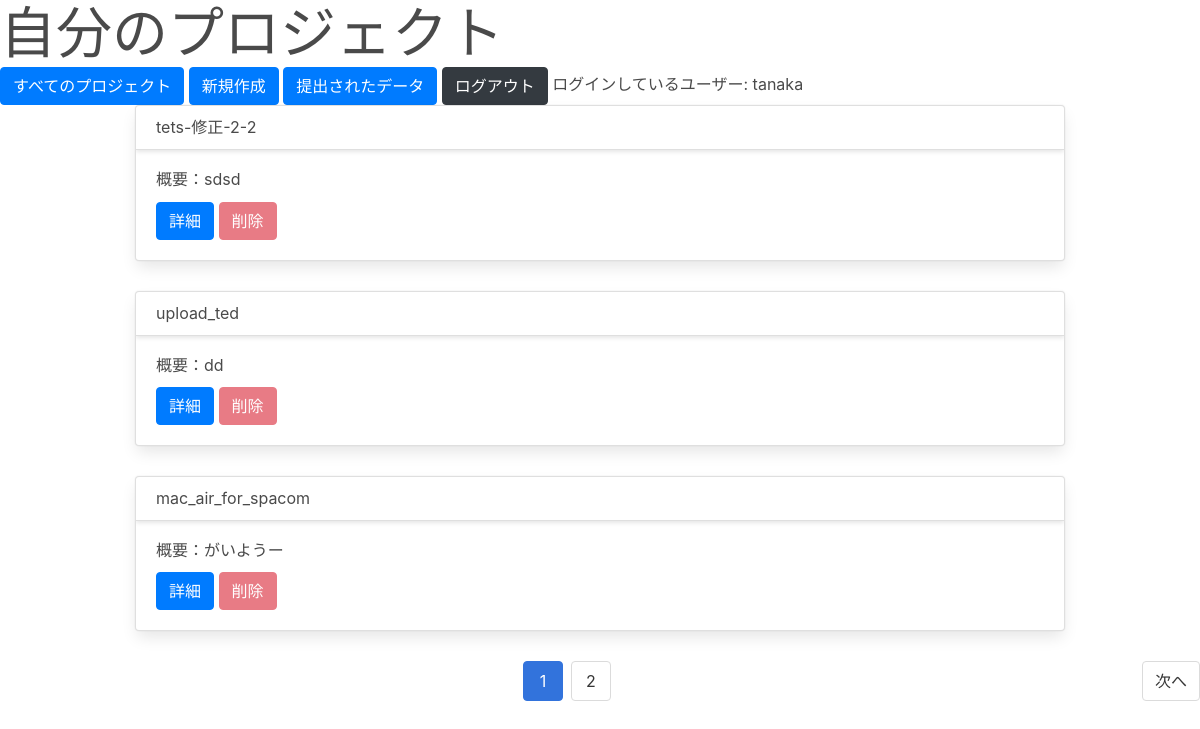
The app's page /projects/ (signed in) with its own data.
### mytoolapp/models.py (models this page shows, shortened)
class CustomeUser(AbstractUser):
    expert = models.BooleanField(default=False)

class ProjectModel(models.Model):
    title = models.CharField(max_length=100)
    description = models.TextField()
    author = models.ForeignKey(CustomeUser, on_delete=models.CASCADE)
    text_file = models.FileField(upload_to='')

### mytoolapp/views.py (the view)
# urls.py: path('projects/', projectsview, name='projects'),
@login_required
def projectsview(request):
    user_id = request.user.id
    all_flag = request.GET.get('all')
    print(all_flag)
    if all_flag == "true":
        all_project_list = ProjectModel.objects.all()
        paginator = Paginator(all_project_list, 3)  # 10 :item per a page
        p = request.GET.get('p')
        print('p:', p)
        project_list = paginator.get_page(p)
    else:
        my_project_list = ProjectModel.objects.filter(author_id=user_id)
        paginator = Paginator(my_project_list, 3)  # 10 :item per a page
        p = request.GET.get('p')
        project_list = paginator.get_page(p)
    context = {'project_list': project_list,
               'user': request.user, 'all_flag': request.GET.get('all')}
    return render(request, 'projects.html', context)

### templates/projects.html (shortened to what this page needs)
{% extends 'base.html' %}
{% load static %}
{% load rules %}
{% block header %}
<link rel='stylesheet' type="text/css" href="{% static 'css/style.css' %}">
<link rel='stylesheet' type="text/css" href="{% static 'css/bulma.css' %}">
{% endblock header %}
{% block content %}
{% if all_flag == "true" %}
<h4 class="display-4">すべてのプロジェクト</h4>
{% else %}
<h4 class="display-4">自分のプロジェクト</h4>
{% endif　%}
{% if  all_flag == "true" %}
<a href="{% url 'projects'  %}?all=false" class="btn btn-primary" role="button" aria-pressed="true">自分のプロジェクト</a>
{% else %}
<a href="{% url 'projects'  %}?all=true" class="btn btn-primary" role="button" aria-pressed="true">すべてのプロジェクト</a>
{% endif %}
<a href="{% url 'project_create' %}" class="btn btn-primary" role="button" aria-pressed="true">新規作成</a>
<a href="{% url 'anns'   %}" class="btn btn-primary">提出されたデータ</a>
<a href="{% url 'logout' %}" class="btn btn-dark" role="button" aria-pressed="true">ログアウト</a>
<span>ログインしているユーザー: {{user}}</span>
<div class='container'>
    {% for item in project_list %}
    <div class="card">
        <h5 class="card-header">{{ item.title }}</h5>
        <div class="card-body">
            <h5 class="card-title">概要：{{ item.description }}</h5>
            <a href="{% url 'project_detail'  item.pk %}" class="btn btn-primary">詳細</a>
            {% has_perm 'mytoolapp.can_delete_project' user item as rules_delete_item %}
            <a href="{% url 'project_delete'  item.pk %}"
                class="btn btn-danger {{ rules_delete_item|yesno:',disabled'}}">削除</a>
        </div>
    </div>
    {% endfor %}
</div>
<div class="paginator">
    <nav class="pagination is-centered" role="navigation" aria-label="pagination">
        {% if project_list.has_next %}
        <a class="pagination-next" href="?all={{all_flag}}&p={{ project_list.next_page_number }}">次へ</a>
        {% endif%}
        <ul class="pagination-list">
            <span>
                <li class="pagination-link is-current">{{ project_list.number}}</li>
            </span>
            {% if project_list.has_next %}
            <li><a class="pagination-link"
                    href="?all={{all_flag}}&p={{ project_list.next_page_number }}">{{ project_list.next_page_number }}</a>
            </li>
            {% endif%}
        </ul>
    </nav>
</div>
{% endblock content %}

### static/css/style.css (style rules this page uses)
.card { margin-bottom: 30px; }

### records on screen
CustomeUser: username "tanaka"
ProjectModel: title "tets-修正-2-2", description "sdsd"
ProjectModel: title "upload_ted", description "dd"
ProjectModel: title "mac_air_for_spacom", description "がいようー"

### other values on screen
{{ project_list.number }} "1"
{{ project_list.next_page_number }} "2"
